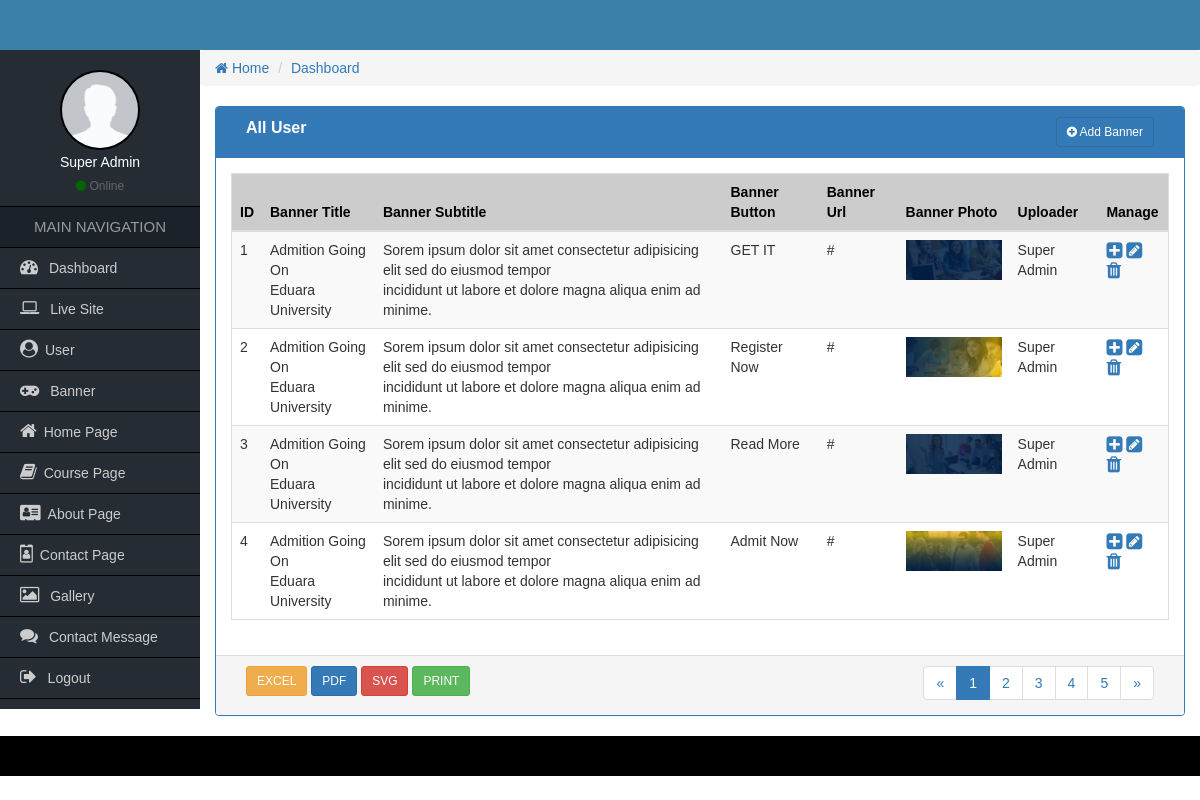
The page /Admin-Panel/all-banner.php (signed in) on the database its author committed.
### tables this page shows
CREATE TABLE `cs_banner` (
  `ban_id` int(50) NOT NULL,
  `ban_title` varchar(150) NOT NULL,
  `ban_subtitle` text NOT NULL,
  `ban_btn` varchar(50) NOT NULL,
  `ban_url` text NOT NULL,
  `ban_photo` varchar(100) NOT NULL,
  `user_id` int(11) NOT NULL,
  `created_at` timestamp NOT NULL DEFAULT CURRENT_TIMESTAMP ON UPDATE CURRENT_TIMESTAMP
);

CREATE TABLE `cs_user` (
  `user_id` int(11) NOT NULL,
  `user_name` varchar(50) DEFAULT NULL,
  `user_phone` varchar(20) DEFAULT NULL,
  `user_email` varchar(40) DEFAULT NULL,
  `user_username` varchar(20) NOT NULL,
  `user_password` varchar(40) NOT NULL,
  `user_photo` varchar(50) NOT NULL,
  `role_id` int(11) NOT NULL
);

### Admin-Panel/functions/functions.php (called while the page is built, shortened)
<?php session_start();
  function get_header(){
    require_once('includes/header.php');
  }
  function get_footer(){
    require_once('includes/footer.php');
  }
  function get_sidebar(){
    require_once('includes/sidebar.php');
  }
 ?>

### Admin-Panel/all-banner.php (the view, shortened to what this page needs)
<?php
    require_once('functions\functions.php');
    if($_SESSION['role']<='2'){
    get_header();
    get_sidebar();
 ?>
<div class="col-md-12">
    <div class="panel panel-primary">
        <div class="panel-heading">
            <div class="col-md-9 heading_title">
                All User
            </div>
            <div class="col-md-3 text-right">
              <?php if($_SESSION['role']=='1'){ ?>
                <a href="add-banner.php" class="btn btn-sm btn btn-primary"><i class="fa fa-plus-circle"></i> Add Banner</a>
              <?php } ?>
            </div>
            <div class="clearfix"></div>
        </div>
        <div class="panel-body">
            <table class="table table-responsive table-striped table-hover table_cus">
                <thead class="table_head">
                    <tr>
                        <th>ID</th>
                        <th>Banner Title</th>
                        <th>Banner Subtitle</th>
                        <th>Banner Button</th>
                        <th class="hidden-xs">Banner Url</th>
                        <th class="hidden-xs">Banner Photo</th>
                        <th>Uploader</th>
                        <th>Manage</th>
                    </tr>
                </thead>
                <tbody>
                  <?php
                    $query = "SELECT * FROM `cs_banner` NATURAL JOIN `cs_user` order by `ban_id` DESC";
                    $reQuery = mysqli_query($con, $query);
                    $i=1;
                    while ($value=mysqli_fetch_array($reQuery)) {
                  ?>
                    <tr>
                        <td><?php echo $i++; ?></td>
                        <td><?php echo $value['ban_title']; ?></td>
                        <td><?php echo $value['ban_subtitle']; ?></td>
                        <td><?php echo $value['ban_btn']; ?></td>
                        <td class="hidden-xs"><?php echo $value['ban_url']; ?></td>
                        <td class="hidden-xs">
                          <?php
                              if ($value['ban_photo']!='') {
                           ?>
                          <img src="uploads\<?= $value['ban_photo']?>" height="40" alt="">
                          <?php
                              }
                              else {
                           ?>
                             <img src="uploads\avatar.jpg" height="40" alt="">
                           <?php } ?>
                        </td>
                        <td><?php echo $value['user_name']; ?></td>
                        <td>
                            <a href="view-banner.php?v=<?= $value['ban_id']; ?>"><i class="fa fa-plus-square fa-lg"></i></a>
                            <?php if($_SESSION['role']=='1'){ ?>
                            <a href="edit-banner.php?e=<?= $value['user_id']; ?>"><i class="fa fa-pencil-square fa-lg"></i></a>
                            <a href="delete-banner.php?d=<?= $value['user_id']; ?>"><i class="fa fa-trash fa-lg"></i></a>
                          <?php }?>
                        </td>
                    </tr>
                    <?php
                      }
                    ?>
                </tbody>
            </table>
        </div>
        <div class="panel-footer">
            <div class="col-md-4">
                <a href="#" class="btn btn-sm btn-warning">EXCEL</a>
                <a href="#" class="btn btn-sm btn-primary">PDF</a>
                <a href="#" class="btn btn-sm btn-danger">SVG</a>
                <a href="#" class="btn btn-sm btn-success">PRINT</a>
            </div>
            <div class="col-md-4">
            </div>
            <div class="col-md-4 text-right">
                <nav aria-label="Page navigation">
                    <ul class="pagination pagina_cus">
                        <li>
                            <a href="#" aria-label="Previous">
                                <span aria-hidden="true">&laquo;</span>
                            </a>
                        </li>
                        <li class="active"><a href="#">1</a></li>
                        <li><a href="#">2</a></li>
                        <li><a href="#">3</a></li>
                        <li><a href="#">4</a></li>
                        <li><a href="#">5</a></li>
                        <li>
                            <a href="#" aria-label="Next">
                                <span aria-hidden="true">&raquo;</span>
                            </a>
                        </li>
                    </ul>
                </nav>
            </div>
            <div class="clearfix"></div>
        </div>
    </div>
</div>
<?php
  get_footer();
}
  else {
    $message="You are not authorise";
    header("Location: error_access.php?e=".$message);
}
?>

### Admin-Panel/includes/header.php (shortened to what this page needs)
<!DOCTYPE html>
<html lang="en">
  <head>
    <link type="text/css" rel="stylesheet" href="css/font-awesome.min.css"/>
    <link type="text/css" href="css/bootstrap.min.css" rel="stylesheet">
    <link type="text/css" rel="stylesheet" href="css/style.css"/>
  </head>
  <body>
  	<div class="container-fluid header_full">
    	<div class="container header">
        </div>
    </div>

### Admin-Panel/includes/sidebar.php
<div class="container-fluid content_full">
    <div class="row">
        <div class="col-md-2 sidebar pd0">
          <div class="side_user">
              <img class="img-responsive" src="images/avatar.png"/>
                <h4><?= $_SESSION['name'];?></h4>
                <span><i class="fa fa-circle"></i> Online</span>
            </div>
            <h2>MAIN NAVIGATION</h2>
            <ul>
              <li><a href="index.php"><i class="fa fa-dashboard"></i> Dashboard</a></li>
              <li><a href="../index.php"><i class="fa fa-laptop"></i> Live Site</a></li>
              <?php
                  if($_SESSION['role']<='2'){
               ?>
                <li><a href="all-user.php"><i class="fa fa-user-circle"></i>User</a></li>
              <?php } ?>
                <li><a href="all-banner.php"><i class="fa fa-gamepad"></i> Banner</a></li>
                <li><a href="home.php"><i class="fa fa-home"></i>Home Page</a></li>
                <li><a href="#"><i class="fa fa-book"></i>Course Page</a></li>
                <li><a href="#"><i class="fa fa-address-card"></i>About Page</a></li>
                <li><a href="#"><i class="fa fa-id-badge"></i>Contact Page</a></li>
                <li><a href="#"><i class="fa fa-image"></i> Gallery</a></li>
                <li><a href="all-message.php"><i class="fa fa-comments"></i> Contact Message</a></li>
                <li><a href="logout.php"><i class="fa fa-sign-out"></i> Logout</a></li>
            </ul>
        </div>
        <div class="col-md-10 admin-part pd0">
          <ol class="breadcrumb">
              <li><a href="#"><i class="fa fa-home"></i> Home</a></li>
              <li><a href="#">Dashboard</a></li>
            </ol>

### Admin-Panel/includes/footer.php (shortened to what this page needs)
</div>
</div>
</div>
<div class="container-fluid footer_full">
  <div class="container footer">
    </div>
</div>
</body>
</html>

### Admin-Panel/css/style.css (style rules this page uses)
* { margin:0px; padding:0px; outline:0px; }
img { border:0px; }
ul, ol { list-style-type:none; }
a { text-decoration:none; }
.pd0 { padding-left:0px; padding-right:0px; padding-top:0px; padding-bottom:0px; }
body { font-family:Verdana, Geneva, sans-serif; }
.header_full { background:#3b80a9; }
.header { height:50px; }
.sidebar { background-color:#252c34; min-height:600px; }
.side_user { text-align:center; color:#fff; padding:20px 0px 10px; border-bottom:1px solid #000; }
.side_user img { width:80px; height:80px; border:2px solid #000; border-radius:50%; display:inline-block; }
.side_user h4 { font-size:14px; margin:5px 0px; }
.side_user span { color:#666; font-size:12px; }
.side_user span i { color:#060; }
.sidebar h2 { font-size:15px; text-align:center; margin:0px; line-height:40px; background-color:#1b222a; color:#999; border-bottom:1px solid #000; }
.sidebar ul li a { font-size:14px; color:#CCC; line-height:40px; padding-left:20px; display:block; border-bottom:1px solid #000; }
.sidebar ul li a i { font-size:18px; padding-right:7px; }
.footer_full { background-color:#000; }
.footer { height:40px; }
.heading_title { font-size:16px; font-weight:bold; }
.table_cus { border:1px solid #ddd; }
.table_head { background-color:#ccc; color:#000; }
.pagina_cus { padding:0px; margin:0px; }

### rows shown on the page
cs_banner: ban_title "Admition Going On Eduara University", ban_subtitle "Sorem ipsum dolor sit amet consectetur adipisicing elit sed do eiusmod tempor incididunt ut labore et dolore magna aliqua enim ad minime.", ban_btn "GET IT", ban_url "#", ban_photo (picture), user.user_name "Super Admin"
cs_banner: ban_title "Admition Going On Eduara University", ban_subtitle "Sorem ipsum dolor sit amet consectetur adipisicing elit sed do eiusmod tempor incididunt ut labore et dolore magna aliqua enim ad minime.", ban_btn "Register Now", ban_url "#", ban_photo (picture), user.user_name "Super Admin"
cs_banner: ban_title "Admition Going On Eduara University", ban_subtitle "Sorem ipsum dolor sit amet consectetur adipisicing elit sed do eiusmod tempor incididunt ut labore et dolore magna aliqua enim ad minime.", ban_btn "Read More", ban_url "#", ban_photo (picture), user.user_name "Super Admin"
cs_banner: ban_title "Admition Going On Eduara University", ban_subtitle "Sorem ipsum dolor sit amet consectetur adipisicing elit sed do eiusmod tempor incididunt ut labore et dolore magna aliqua enim ad minime.", ban_btn "Admit Now", ban_url "#", ban_photo (picture), user.user_name "Super Admin"

### other values the page prints
$_SESSION['name'] "Super Admin"
